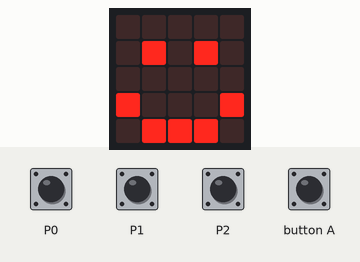
Bench run of a program on a simulated BBC micro:bit running MicroPython. On the bench: the board's 5×5 LED display. The inputs (shaded band) are chosen by the test bench. Random numbers come from a fixed seed.

Above: at 0.1 s.
1.8 s: button A pressed for 0.3 s
At 2.8 s:
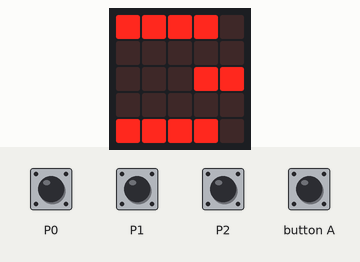
5.1 s: touch pin P0 pressed for 1 s
At 6.5 s:
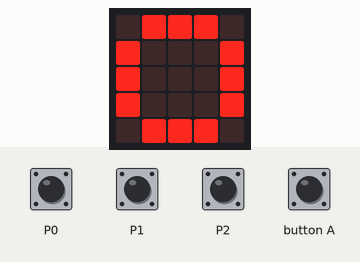
7.6 s: touch pin P2 pressed for 1 s
At 8.6 s:
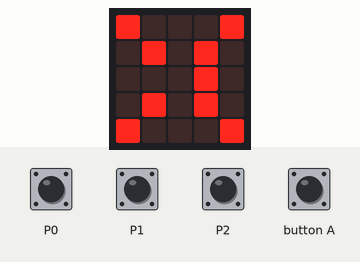
13.1 s: touch pin P0 pressed for 0.3 s
At 18.5 s:
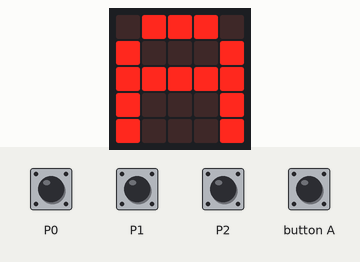
Timing chart, 0 to 20.0 s (numbered marks = the images above; inputs shaded):
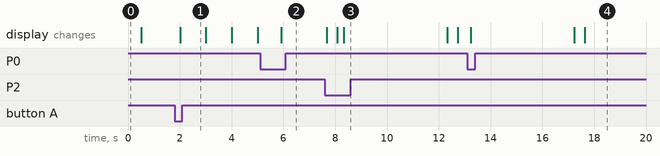

The program:

reaction-game.py
```python
from microbit import *
import random
three = Image("99990: 00009: 00999: 00009:99990:")
two = Image("09990:90009: 00990:09000:99999:")
one = Image("09900:90900: 00900: 00900:99999:")

a = Image("09990:90009:99999:90009:90009:")
b = Image("99990:90009:99990:90009:99990:")
o = Image("09990:90009:90009:90009:09990:")

x = Image("90009:09090: 00900:09090:90009:")
good = Image("90000:90000:90000:90000:90000:")
end = Image("90909:09090:90909:09090:90909: ")

letter = ""
fruit = ["apple", "banana", "orange"]
timer = 30.0
score = 0
display.show(Image.HAPPY)
sleep(500)
display.clear()


def question():
    global letter
    global touched_yet
    sleep(1)
    random_letter = random.choice(fruit)
    if random_letter == "apple":
        display.show(a)
        letter = "a"
    elif random_letter == "banana":
        display.show(b)
        letter = "b"
    elif random_letter == "orange":
        display.show(o)
        letter = "o"

def wait_touch_released ():
    global timer
    global touched_yet
    sleep(400)
    timer -= 0.4
    touched_yet = False

while True:
    while timer >= 0:
        was_playing = True
        sleep(250)
        timer -= 0.25

        if button_a.is_pressed():
            letter = ""
            touched_yet = False
            display.clear()
            timer = 30.0
            score = 0
            display.show(three)
            sleep (1000)
            display.show(two)
            sleep (1000)
            display.show(one)
            sleep (1000)
            display.clear()
            sleep (500)
            question ()
        if pin0.is_touched():
            if not touched_yet:
                touched_yet = True
                if letter == "a":
                    display.clear()
                    wait_touch_released()
                    question()
                    score += 1
                else:
                    display.show(x)
                    sleep(4000)
                    timer -= 4
                    display.clear()
                    wait_touch_released()
                    question()
        if pin1.is_touched():
            if not touched_yet:
                touched_yet = True
                if letter == "b":
                    display.clear()
                    wait_touch_released()
                    question()
                    score += 1
                else:
                    display.show(x)
                    sleep(4000)
                    timer -= 4
                    display.clear()
                    wait_touch_released()
                    question()
        if pin2.is_touched():
            if not touched_yet:
                touched_yet = True
                if letter == "o":
                    display.clear()
                    wait_touch_released()
                    question()
                    score += 1

                else:
                    display.show(x)
                    sleep(4000)
                    timer -= 4
                    display.clear()
                    wait_touch_released()
                    question()
    if was_playing:
        display.show(end)
        sleep(500)
        display.clear()
        sleep(250)
        display.show(end)
        sleep(500)
        display.clear()
        sleep(250)
        display.show(end)
        sleep(2000)
        display.clear()
        sleep(1000)
        was_playing = False
        for i in range(3):
            display.scroll(str(score))
            sleep(500)

    if button_a.is_pressed():
        timer = 30.0
        letter = ""
        touched_yet = False
        display.clear()
        score = 0
        display.show(three)
        sleep(1000)
        display.show(two)
        sleep(1000)
        display.show(one)
        sleep(1000)
        display.clear()
        sleep(500)
        question()
```

Measured:
- after the input at 1.8 s, the display: changes after 0.21 s (image 1)
- after the input at 7.6 s, the display: first changes after 0.07 s (image 3 shows a later state)
